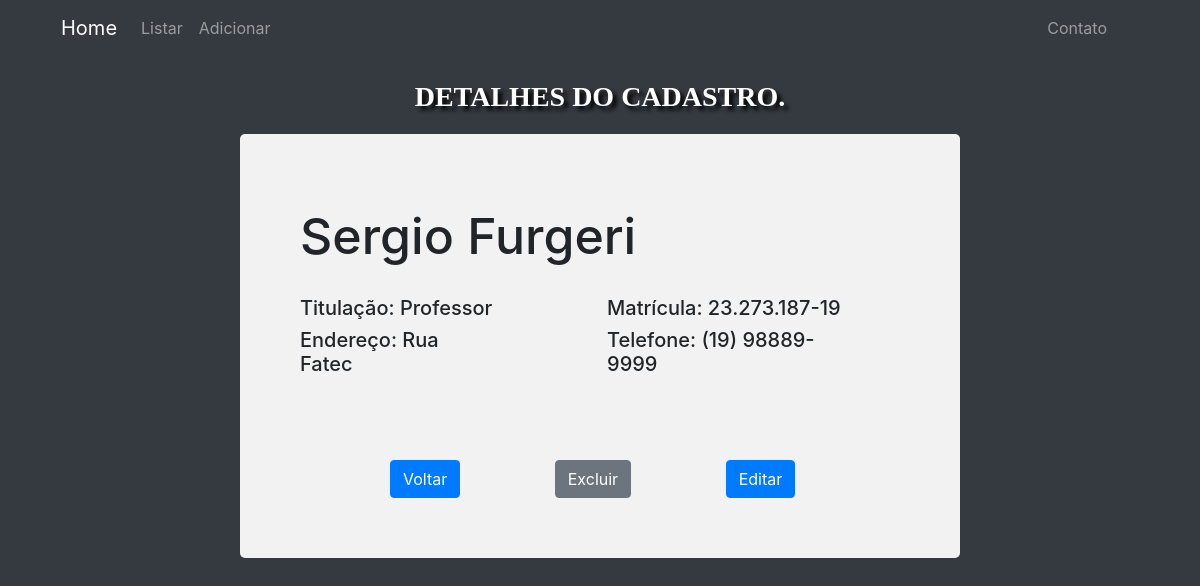
/item/280/, run on the app's committed database.
### portalProfessor/models.py (models this page shows)
class Professor(models.Model):
    matricula = models.CharField(max_length=100)
    nome = models.CharField(max_length=100)
    endereco = models.CharField(max_length=100)
    telefone = models.CharField(max_length=100)
    titulacao = models.CharField(max_length=100)

### portalProfessor/views.py (the view)
# urls.py: path('item/<int:nr_item>/', views.item),
def item(request, nr_item):
    item = get_object_or_404(Professor, pk=nr_item)
    return render(request, 'item.html', {'item': item})

### templates/item.html (shortened to what this page needs)
{% extends 'base.html' %}
{% block content%}
{% load static %}
<div class="container">
  <nav class="navbar navbar-expand-lg navbar-dark bg-dark">
      <a class="navbar-brand" href="/">Home</a>
      <div class="collapse navbar-collapse" id="navbarTogglerDemo02">
        <ul class="navbar-nav mr-auto mt-2 mt-lg-0">
          <li class="nav-item">
            <a class="nav-link" href="/lista/">Listar <span class="sr-only">(current)</span></a>
          </li>
          <li class="nav-item">
            <a class="nav-link" href="/adiciona/">Adicionar</a>
          </li>
        </ul>
        <ul class="navbar-nav mr-4 mt-2 mt-lg-0">
          <a class="nav-link" href="/contato/">Contato</a>
        </ul>
      </div>
  </nav>
</div>
<div id="tituloPaginas">
    <p>DETALHES DO CADASTRO.</p>
</div>
<div class="containerDetalhesCadastro">
    <h1 id="tituloDetalhes">{{ item.nome }}</h1>
    <div class="form-row">
        <div class="form-group col-lg-4">
            <div class="detalhesTitulacaoEndereco">
                <h5>Titulação: {{item.titulacao}}</h5>
                <h5>Endereço: {{item.endereco}}</h5>
            </div>
        </div>
        <div class="form-group col-lg-7">
            <div class="detalhesMatriculaTelefone">
                <h5>Matrícula: {{ item.matricula }}</h5>
                <h5>Telefone: {{item.telefone}}</h5>
            </div>
        </div>
    </div>
    <div class="botoes">
        <a id="detalhesBotao" class="btn btn-primary" href="/lista/">Voltar</a>
        <a id="detalhesBotao" class="btn btn-secondary" href="/excluir/{{item.id}}/">Excluir</a>
        <a id="detalhesBotao" class="btn btn-primary" href="/editar/{{item.id}}/">Editar</a>
    </div>
</div>
{% endblock %}

### templates/static/css/styles.css (style rules this page uses)
#body { background-color: #343a40; }
#tituloPaginas { margin-top: 20px; font-size: 28px; color: white; text-shadow: 4px 4px 4px black; font-family:'Times New Roman'; font-weight: bold; text-align: center; }
.containerDetalhesCadastro { border-radius: 5px; background-color: #f2f2f2; padding: 5%; margin-left: 20%; margin-right: 20%; margin-bottom: 20%; height: 50%; float: center; }
#tituloDetalhes { font-size: 50px; margin-bottom: 5%; margin-top: 2%; }
.detalhesTitulacaoEndereco { float: right; }
.detalhesMatriculaTelefone { float: right; margin-left: 30%; }
.botoes { float: center; }
#detalhesBotao { margin-left: 15%; margin-top: 10%; }

### data on the page
Professor: nome "Sergio Furgeri", titulacao "Professor", endereco "Rua Fatec", matricula "23.273.187-19", telefone "(19) 98889-9999"
